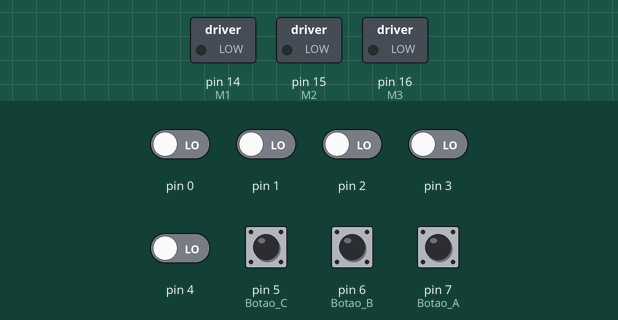
Simulated run of this sketch. Board: Arduino Uno, built with avr-gcc and run on an emulated ATmega328P. Shown: switched loads named in the sketch (green lamp = pin HIGH). Inputs (shaded band) come from the test bench; at power-on: pin 5 (Botao_C), pin 6 (Botao_B), pin 7 (Botao_A) HIGH, pin 0–4 LOW.

Above: at 0.8 s.
0.9 s: pin 5 (Botao_C) pulled LOW for 0.15 s
At 1.5 s:
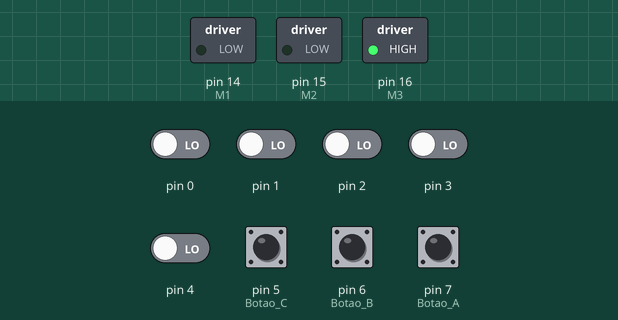
3.2 s: pin 6 (Botao_B) pulled LOW for 0.15 s
At 3.8 s:
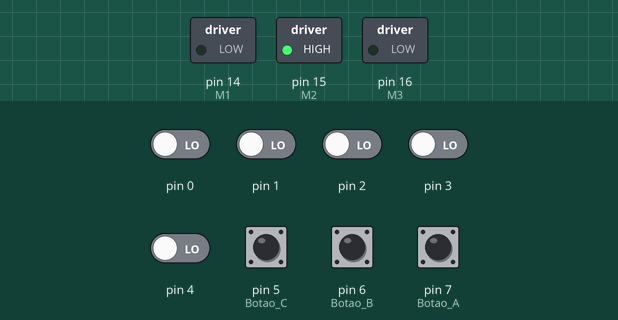
5.5 s: pin 7 (Botao_A) pulled LOW for 0.15 s
At 6.1 s:
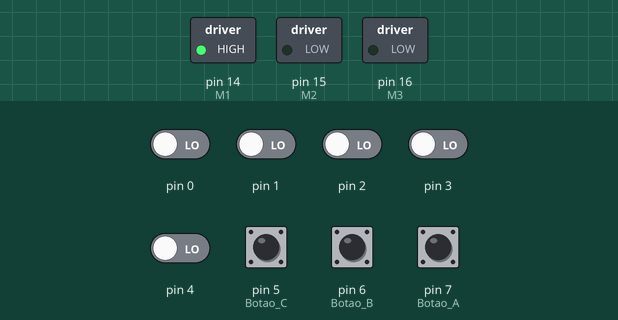
Timing chart, 0 to 8.5 s (numbered marks = the images above; inputs shaded):
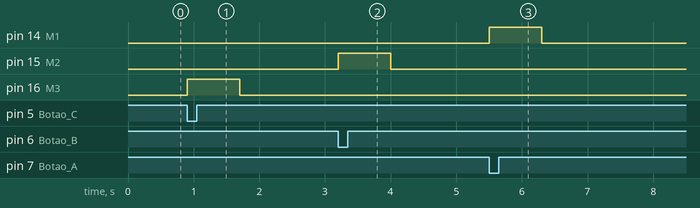

The sketch:

Ex_2_Rel_5.ino
```cpp
int main(){
    // Definição dos motores:
    #define M1 PC0
    #define M2 PC1
    #define M3 PC2
    // Definição dos Botões:
    #define Botao_A PD7
    #define Botao_B PD6
    #define Botao_C PD5

    // Configurações iniciais de entrada e saída.
    DDRC |= (1 << M1) | (1 << M2) | (1 << M3);  // Motores definidos como saída
    DDRD &= ~((1 << Botao_A) | (1 << Botao_B) | (1 << Botao_C));  // Botões definidos como entrada
    PORTD |= (1 << Botao_A) | (1 << Botao_B) | (1 << Botao_C);  // Pull-up nos botões
    PORTC = 0;  // Todos motores desligados

    while(1){
        // Leitura dos botões:
        int BotaoA = (!(PIND & (1 << Botao_A)));
        int BotaoB = (!(PIND & (1 << Botao_B)));
        int BotaoC = (!(PIND & (1 << Botao_C)));

        // Desliga todos os motores no início de cada ciclo
        PORTC = 0;

        // Motor 3 tem prioridade (70HP -- deve ser verificado primeiro):
        if (BotaoC) {
            PORTC |= (1 << M3);
            _delay_ms(800);
        }
        else {
            // Motor 3 não está ativo, podemos usar M1 e/ou M2.

            // Se ambos botões A e B estiverem pressionados (30HP + 50HP = 80HP < 90HP --> OK)
            if (BotaoA && BotaoB) {
                PORTC |= (1 << M1) | (1 << M2);  // Liga ambos os motores
                _delay_ms(300);  // Delay reduzido para 300ms
            }
            // Caso contrário, precisamos verificar cada um individualmente
            else if (BotaoB && !BotaoA) {
                PORTC |= (1 << M2);  // Liga apenas M2
                _delay_ms(800);
            }
            else if (BotaoA && !BotaoB) {
                PORTC |= (1 << M1);  // Liga apenas M1
                _delay_ms(800);
            }
        }
    }
}
```

Measured:
- after the input at 0.9 s, pin 16 (M3): LOW → HIGH at once, → LOW 0.80 s later
- after the input at 3.2 s, pin 15 (M2): LOW → HIGH at once, → LOW 0.80 s later
- after the input at 5.5 s, pin 14 (M1): LOW → HIGH at once, → LOW 0.80 s later
